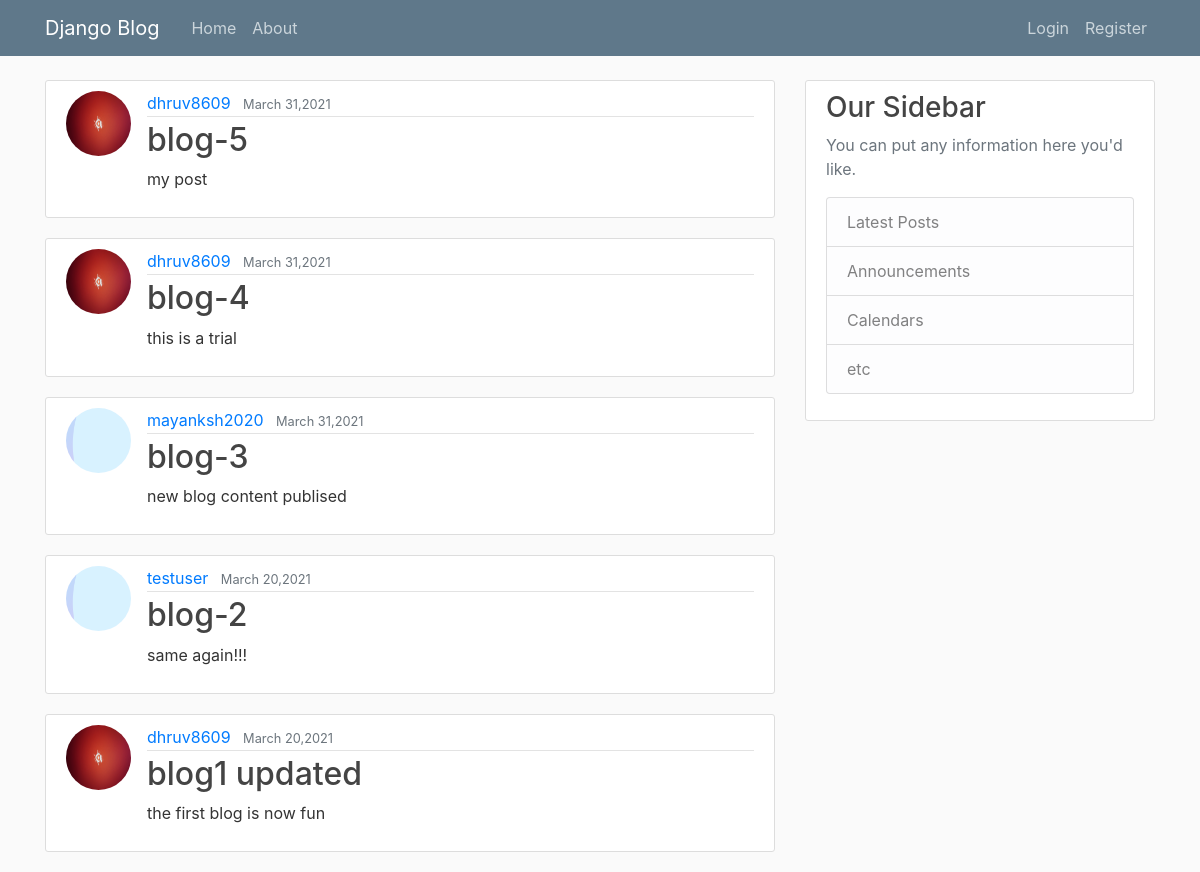
Screenshot of /blog/ with the database file from the repository.
### blog/models.py (models this page shows, shortened)
class Post(models.Model):
    title = models.CharField(max_length=100)
    content = models.TextField()
    author = models.ForeignKey(User, on_delete=models.CASCADE)
    date_posted = models.DateTimeField(default=timezone.now)

### users/models.py (models this page shows, shortened)
class Profile(models.Model):
    user = models.OneToOneField(User, on_delete=models.CASCADE)
    image = models.ImageField(default='default.png', upload_to='profile_pics')

### blog/views.py (the view)
# urls.py: path('', PostListView.as_view(), name="blog-home"),
class PostListView(ListView):
    model = Post
    template_name = 'blog/home.html'
    context_object_name = 'posts'
    ordering = ['-date_posted']

### blog/templates/blog/home.html
{% extends "blog/base.html" %}
{% block content %}
	{% for post in posts %}
		<article class="media content-section">
		  <img class = "rounded-circle article-img" src ="{{ post.author.profile.image.url }}">
		  <div class="media-body">
		    <div class="article-metadata">
		      <a class="mr-2" href="#">{{ post.author }}</a>
		      <small class="text-muted">{{ post.date_posted|date:"F d,Y" }}</small>
		    </div>
		    <h2><a class="article-title" href="{% url 'post-detail' post.id %}">{{ post.title }}</a></h2>
		    <p class="article-content">{{ post.content }}</p>
		  </div>
		</article>
	{% endfor %}
{% endblock content %}

### blog/static/blog/main.css (style rules this page uses)
body { background: #fafafa; color: #333333; margin-top: 5rem; }
h1, h2, h3, h4, h5, h6 { color: #444444; }
.content-section { background: #ffffff; padding: 10px 20px; border: 1px solid #dddddd; border-radius: 3px; margin-bottom: 20px; }
.article-title { color: #444444; }
.article-content { white-space: pre-line; }
.article-img { height: 65px; width: 65px; margin-right: 16px; }
.article-metadata { padding-bottom: 1px; margin-bottom: 4px; border-bottom: 1px solid #e3e3e3 }

### rows the page displays
Post: author.profile.image (picture), author "dhruv8609", date_posted "March 31,2021", title "blog-5", content "my post"
Post: author.profile.image (picture), author "dhruv8609", date_posted "March 31,2021", title "blog-4", content "this is a trial"
Post: author.profile.image (placeholder picture), author "mayanksh2020", date_posted "March 31,2021", title "blog-3", content "new blog content publised"
Post: author.profile.image (placeholder picture), author "testuser", date_posted "March 20,2021", title "blog-2", content "same again!!!"
Post: author.profile.image (picture), author "dhruv8609", date_posted "March 20,2021", title "blog1 updated", content "the first blog is now fun"
